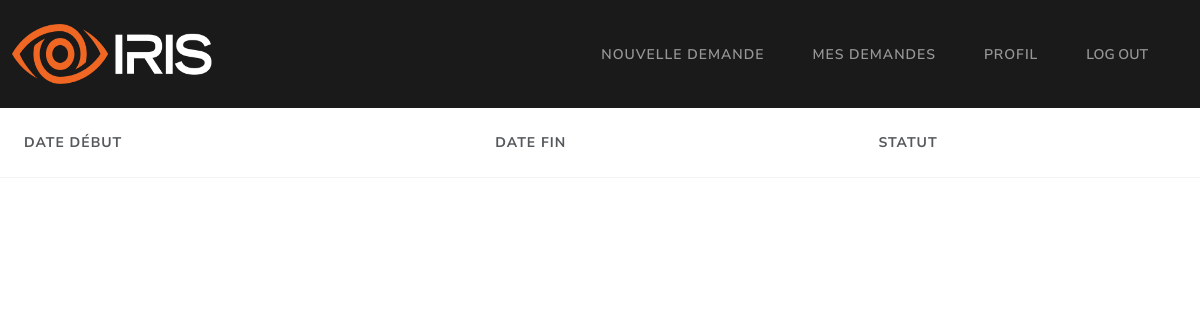
The page /employé/mes_demandes (signed in) on the database as committed earlier.
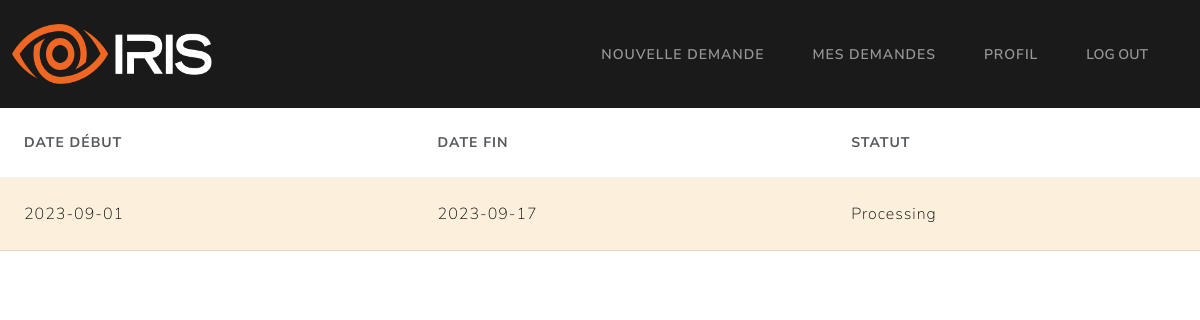
The same page on the database as committed later.
### Models/models.py (models this page shows, shortened)
class demandeCongé(db.Model):
    id = db.Column(db.Integer, primary_key=True)
    date_debut = db.Column(db.String, unique=False, nullable=False)
    date_fin = db.Column(db.String, unique=False, nullable=False)
    statut = db.Column(db.String, unique=False, nullable=False)
    employee_matricule = db.Column(db.String, unique=False, nullable=False)
    motif_refus = db.Column(db.String, unique=False, nullable=True)

### middleware.py (the view)
    def check_login(*args, **kwargs):
        try:
            session['user']
        except:
            return redirect("/")
        return f(*args, **kwargs)

### Controllers/employeeController.py (called while the page is built)
def getDemandes():
    try:
        user_matricule = session['user']
        demandes = demandeCongé.query.filter_by(employee_matricule=user_matricule).order_by(desc(demandeCongé.id))
        return render_template('/user/demandes.html', demandes=demandes)
    except Exception as e:
        return render_template('/user/demandes.html', error=str(e))

### app.py (called while the page is built)
@app.route("/employé/mes_demandes", endpoint='mes_demandes')
@login_required
@check_if_employee
def mes_demandes():
	return getDemandes()

### templates/user/demandes.html (shortened to what this page needs)
{% extends '/user/base.html'%} {% block title %} Mes demandes {% endblock %} {%
block content %}
<table class="table table-hover" style="width: 100%">
  <thead>
    <tr>
      <th scope="col">Date début</th>
      <th scope="col">Date fin</th>
      <th scope="col">Statut</th>
    </tr>
  </thead>
  <tbody>
    {% for demande in demandes %}
      {% if demande.statut == 'Accepted' %}
      <tr class="table-success">
        <td>{{ demande.date_debut }}</td>
        <td>{{ demande.date_fin }}</td>
        <td>{{ demande.statut }}</td>
      </tr>
      {% elif demande.statut == 'Refused'%}
      <tr class="table-danger" onclick="window.location='demande/{{ demande.id }}';" style="cursor: pointer;">
        <td>{{ demande.date_debut }}</td>
        <td>{{ demande.date_fin }}</td>
        <td>{{ demande.statut }}</td>
      </tr>
      {% else %}
      <tr class="table-warning"  onclick="window.location='demande/{{ demande.id }}';" style="cursor: pointer;">
        <td>{{ demande.date_debut }}</td>
        <td>{{ demande.date_fin }}</td>
        <td>{{ demande.statut }}</td>
      </tr>
      {% endif %}
    {% endfor %}
  </tbody>
</table>
{% endblock %}

Rows that differ between the two databases and show on the page:
added demandeCongé: date_debut "2023-09-01", date_fin "2023-09-17", statut "Processing"
